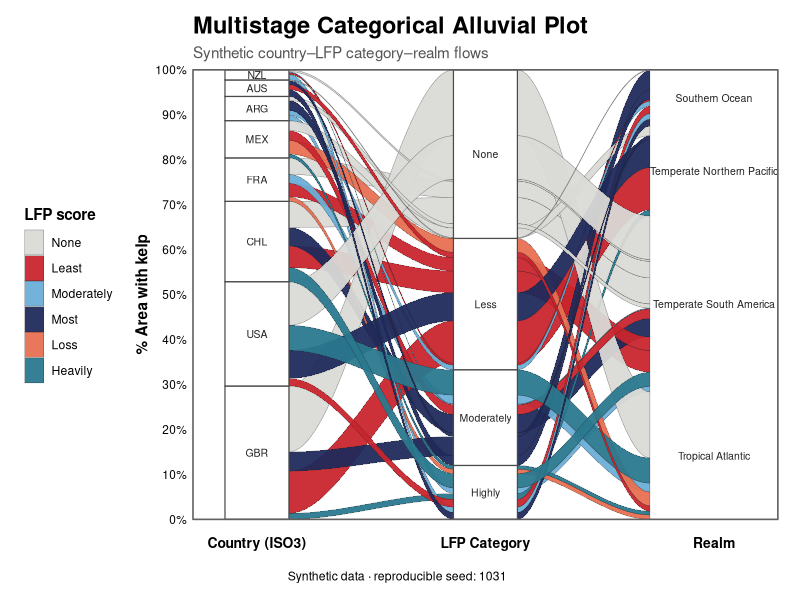
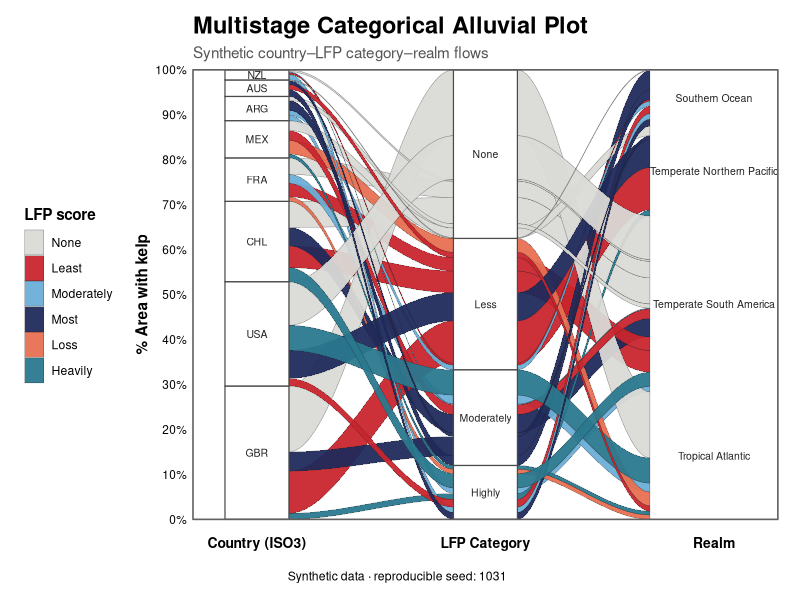

Source code (R) for these figures, in order:
## ---- chunk 1
knitr::opts_chunk$set(
  echo = TRUE,
  message = FALSE,
  warning = FALSE,
  fig.align = "center",
  fig.width = 12,
  fig.height = 7,
  dpi = 160
)

library(ggplot2)
library(dplyr)
library(scales)

set.seed(1031)
## ---- chunk 2
countries <- c("NZL", "AUS", "ARG", "MEX", "FRA", "CHL", "USA", "GBR")
country_probability <- c(0.025, 0.035, 0.060, 0.075, 0.105, 0.180, 0.225, 0.295)

lfp_profiles <- list(
  NZL = c(None = 0.10, Less = 0.16, Moderately = 0.24, Highly = 0.50),
  AUS = c(None = 0.12, Less = 0.20, Moderately = 0.30, Highly = 0.38),
  ARG = c(None = 0.22, Less = 0.29, Moderately = 0.30, Highly = 0.19),
  MEX = c(None = 0.28, Less = 0.35, Moderately = 0.24, Highly = 0.13),
  FRA = c(None = 0.38, Less = 0.34, Moderately = 0.20, Highly = 0.08),
  CHL = c(None = 0.30, Less = 0.31, Moderately = 0.24, Highly = 0.15),
  USA = c(None = 0.43, Less = 0.31, Moderately = 0.18, Highly = 0.08),
  GBR = c(None = 0.51, Less = 0.29, Moderately = 0.14, Highly = 0.06)
)

realm_profiles <- list(
  NZL = c(`Southern Ocean` = 0.53, `Temperate Northern Pacific` = 0.08,
          `Temperate South America` = 0.29, `Tropical Atlantic` = 0.10),
  AUS = c(`Southern Ocean` = 0.42, `Temperate Northern Pacific` = 0.20,
          `Temperate South America` = 0.25, `Tropical Atlantic` = 0.13),
  ARG = c(`Southern Ocean` = 0.21, `Temperate Northern Pacific` = 0.06,
          `Temperate South America` = 0.61, `Tropical Atlantic` = 0.12),
  MEX = c(`Southern Ocean` = 0.03, `Temperate Northern Pacific` = 0.47,
          `Temperate South America` = 0.14, `Tropical Atlantic` = 0.36),
  FRA = c(`Southern Ocean` = 0.08, `Temperate Northern Pacific` = 0.45,
          `Temperate South America` = 0.18, `Tropical Atlantic` = 0.29),
  CHL = c(`Southern Ocean` = 0.18, `Temperate Northern Pacific` = 0.10,
          `Temperate South America` = 0.65, `Tropical Atlantic` = 0.07),
  USA = c(`Southern Ocean` = 0.03, `Temperate Northern Pacific` = 0.63,
          `Temperate South America` = 0.12, `Tropical Atlantic` = 0.22),
  GBR = c(`Southern Ocean` = 0.06, `Temperate Northern Pacific` = 0.42,
          `Temperate South America` = 0.10, `Tropical Atlantic` = 0.42)
)

score_profiles <- list(
  None = c(None = 0.76, Least = 0.11, Moderately = 0.05,
           Most = 0.03, Loss = 0.03, Heavily = 0.02),
  Less = c(None = 0.18, Least = 0.44, Moderately = 0.12,
           Most = 0.06, Loss = 0.14, Heavily = 0.06),
  Moderately = c(None = 0.06, Least = 0.14, Moderately = 0.34,
                 Most = 0.23, Loss = 0.11, Heavily = 0.12),
  Highly = c(None = 0.03, Least = 0.06, Moderately = 0.12,
             Most = 0.34, Loss = 0.15, Heavily = 0.30)
)

draw_from_profile <- function(keys, profiles) {
  vapply(
    keys,
    function(key) sample(names(profiles[[key]]), size = 1, prob = profiles[[key]]),
    character(1)
  )
}

n_observations <- 1200
country <- sample(countries, n_observations, replace = TRUE, prob = country_probability)
lfp_category <- draw_from_profile(country, lfp_profiles)
raw_data <- data.frame(country, lfp_category)

# 每条“国家—类别”路径聚合为一条流带，再为路径模拟区域和评分。
# 最多 8 × 4 = 32 条流带，使主要关系清晰且条带足够粗。
flow_data <- raw_data |>
  count(country, lfp_category, name = "n") |>
  mutate(
    realm = draw_from_profile(country, realm_profiles),
    score = draw_from_profile(lfp_category, score_profiles)
  ) |>
  mutate(
    weight = n / sum(n),
    flow_id = row_number()
  )

write.csv(
  flow_data,
  "synthetic_flow_data.csv",
  row.names = FALSE,
  fileEncoding = "UTF-8"
)

head(flow_data)
## ---- chunk 3
score_levels <- c("None", "Least", "Moderately", "Most", "Loss", "Heavily")

axis_definition <- list(
  list(
    name = "Country (ISO3)", variable = "country", x = 1,
    levels = c("GBR", "USA", "CHL", "FRA", "MEX", "ARG", "AUS", "NZL"),
    tie = c("lfp_category", "realm")
  ),
  list(
    name = "LFP Category", variable = "lfp_category", x = 2,
    levels = c("Highly", "Moderately", "Less", "None"),
    tie = c("realm", "country")
  ),
  list(
    name = "Realm", variable = "realm", x = 3,
    levels = c("Tropical Atlantic", "Temperate South America",
               "Temperate Northern Pacific", "Southern Ocean"),
    tie = c("lfp_category", "country")
  )
)

calculate_axis_positions <- function(data, definition) {
  positioned <- data
  positioned$stratum <- factor(
    positioned[[definition$variable]],
    levels = definition$levels
  )
  positioned$score_order <- factor(positioned$score, levels = score_levels)

  order_columns <- c("stratum", definition$tie, "score_order", "flow_id")
  order_arguments <- lapply(order_columns, function(column) positioned[[column]])
  positioned <- positioned[do.call(order, order_arguments), ]

  stratum_totals <- positioned |>
    group_by(stratum) |>
    summarise(total = sum(weight), .groups = "drop") |>
    arrange(stratum) |>
    mutate(base = cumsum(total) - total)

  positioned |>
    left_join(stratum_totals, by = "stratum") |>
    group_by(stratum) |>
    mutate(
      y_low = base + cumsum(weight) - weight,
      y_high = base + cumsum(weight)
    ) |>
    ungroup() |>
    transmute(
      flow_id,
      axis = definition$name,
      x = definition$x,
      stratum = as.character(stratum),
      y_low,
      y_high
    )
}

axis_positions <- bind_rows(lapply(axis_definition, function(definition) {
  calculate_axis_positions(flow_data, definition)
}))

stratum_boxes <- axis_positions |>
  group_by(axis, x, stratum) |>
  summarise(
    y_min = min(y_low),
    y_max = max(y_high),
    .groups = "drop"
  ) |>
  mutate(
    half_width = case_when(
      x == 3 ~ 0.28,
      TRUE ~ 0.14
    )
  )
## ---- chunk 4
make_ribbon_segment <- function(left_positions, right_positions,
                                left_edge, right_edge, segment_number) {
  joined <- left_positions |>
    select(flow_id, left_low = y_low, left_high = y_high) |>
    inner_join(
      right_positions |>
        select(flow_id, right_low = y_low, right_high = y_high),
      by = "flow_id"
    )

  ribbon_list <- lapply(seq_len(nrow(joined)), function(i) {
    t <- seq(0, 1, length.out = 45)
    eased <- 3 * t^2 - 2 * t^3
    x_values <- left_edge + (right_edge - left_edge) * t
    lower <- joined$left_low[i] + (joined$right_low[i] - joined$left_low[i]) * eased
    upper <- joined$left_high[i] + (joined$right_high[i] - joined$left_high[i]) * eased

    data.frame(
      flow_id = joined$flow_id[i],
      segment = segment_number,
      polygon_id = paste(joined$flow_id[i], segment_number, sep = "-"),
      x = c(x_values, rev(x_values)),
      y = c(lower, rev(upper))
    )
  })

  bind_rows(ribbon_list)
}

axis_1 <- filter(axis_positions, x == 1)
axis_2 <- filter(axis_positions, x == 2)
axis_3 <- filter(axis_positions, x == 3)

ribbons <- bind_rows(
  make_ribbon_segment(axis_1, axis_2, 1.14, 1.86, 1),
  make_ribbon_segment(axis_2, axis_3, 2.14, 2.72, 2)
) |>
  left_join(select(flow_data, flow_id, score), by = "flow_id")

palette_lfp <- c(
  None = "#D9D9D6",
  Least = "#C9252D",
  Moderately = "#6BAED6",
  Most = "#1F2A5A",
  Loss = "#E76F51",
  Heavily = "#2A788E"
)

p <- ggplot() +
  geom_polygon(
    data = ribbons,
    aes(x = x, y = y, group = polygon_id, fill = score),
    colour = alpha("#222222", 0.52),
    linewidth = 0.16,
    alpha = 0.94
  ) +
  geom_rect(
    data = stratum_boxes,
    aes(xmin = x - half_width, xmax = x + half_width, ymin = y_min, ymax = y_max),
    fill = alpha("white", 0.93),
    colour = "#4A4A4A",
    linewidth = 0.42
  ) +
  geom_text(
    data = stratum_boxes,
    aes(x = x, y = (y_min + y_max) / 2, label = stratum),
    size = 2.65,
    lineheight = 0.86,
    colour = "#222222"
  ) +
  scale_fill_manual(
    values = palette_lfp,
    breaks = score_levels,
    name = "LFP score"
  ) +
  scale_y_continuous(
    breaks = seq(0, 1, by = 0.1),
    labels = label_percent(accuracy = 1),
    expand = expansion(mult = c(0, 0))
  ) +
  scale_x_continuous(
    breaks = c(1, 2, 3),
    labels = c("Country (ISO3)", "LFP Category", "Realm"),
    limits = c(0.72, 3.28),
    expand = c(0, 0)
  ) +
  coord_cartesian(ylim = c(0, 1), clip = "off") +
  labs(
    title = "Multistage Categorical Alluvial Plot",
    subtitle = "Synthetic country–LFP category–realm flows",
    y = "% Area with kelp",
    x = NULL,
    caption = "Synthetic data · reproducible seed: 1031"
  ) +
  theme_minimal(base_size = 11) +
  theme(
    legend.position = "left",
    legend.title = element_text(face = "bold"),
    legend.key.height = grid::unit(6.5, "mm"),
    legend.key.width = grid::unit(5.0, "mm"),
    axis.text.x = element_text(
      colour = "black",
      face = "bold",
      size = 10,
      margin = margin(t = 10)
    ),
    axis.ticks = element_blank(),
    axis.text.y = element_text(colour = "black", size = 8.5),
    axis.title.y = element_text(colour = "black", face = "bold"),
    panel.grid = element_blank(),
    panel.border = element_rect(colour = "#606060", fill = NA, linewidth = 0.55),
    plot.title = element_text(face = "bold", size = 17),
    plot.subtitle = element_text(colour = "#555555"),
    plot.caption = element_text(hjust = 0.5, margin = margin(t = 14)),
    plot.caption.position = "plot",
    plot.margin = margin(12, 16, 12, 12)
  )

p

ggsave(
  filename = "multistage_alluvial.png",
  plot = p,
  width = 12,
  height = 7,
  units = "in",
  dpi = 300,
  bg = "white"
)
